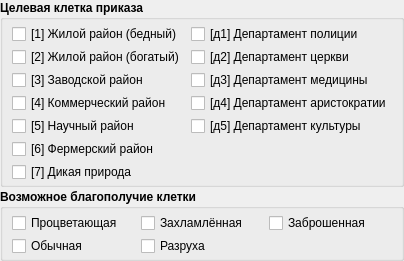
             <widget class="QWidget" name="wgt_patrol_order">
              <layout class="QVBoxLayout" name="verticalLayout_6">
               <property name="spacing">
                <number>2</number>
               </property>
               <property name="leftMargin">
                <number>0</number>
               </property>
               <property name="topMargin">
                <number>0</number>
               </property>
               <property name="rightMargin">
                <number>0</number>
               </property>
               <property name="bottomMargin">
                <number>0</number>
               </property>
               <item>
                <widget class="QGroupBox" name="grp_hexagon_type">
                 <property name="minimumSize">
                  <size>
                   <width>0</width>
                   <height>0</height>
                  </size>
                 </property>
                 <property name="font">
                  <font>
                   <weight>75</weight>
                   <bold>true</bold>
                  </font>
                 </property>
                 <property name="title">
                  <string>Целевая клетка приказа</string>
                 </property>
                 <property name="checkable">
                  <bool>false</bool>
                 </property>
                 <property name="checked">
                  <bool>false</bool>
                 </property>
                 <layout class="QFormLayout" name="formLayout_2">
                  <property name="verticalSpacing">
                   <number>3</number>
                  </property>
                  <property name="topMargin">
                   <number>4</number>
                  </property>
                  <property name="bottomMargin">
                   <number>2</number>
                  </property>
                  <item row="0" column="0">
                   <widget class="QCheckBox" name="hex_poor_resident">
                    <property name="font">
                     <font>
                      <weight>50</weight>
                      <bold>false</bold>
                     </font>
                    </property>
                    <property name="text">
                     <string>[1] Жилой район (бедный)</string>
                    </property>
                   </widget>
                  </item>
                  <item row="0" column="1">
                   <widget class="QCheckBox" name="hex_police">
                    <property name="font">
                     <font>
                      <weight>50</weight>
                      <bold>false</bold>
                     </font>
                    </property>
                    <property name="text">
                     <string>[д1] Департамент полиции</string>
                    </property>
                   </widget>
                  </item>
                  <item row="1" column="0">
                   <widget class="QCheckBox" name="hex_rich_resident">
                    <property name="font">
                     <font>
                      <weight>50</weight>
                      <bold>false</bold>
                     </font>
                    </property>
                    <property name="text">
                     <string>[2] Жилой район (богатый)</string>
                    </property>
                   </widget>
                  </item>
                  <item row="1" column="1">
                   <widget class="QCheckBox" name="hex_church">
                    <property name="font">
                     <font>
                      <weight>50</weight>
                      <bold>false</bold>
                     </font>
                    </property>
                    <property name="text">
                     <string>[д2] Департамент церкви</string>
                    </property>
                   </widget>
                  </item>
                  <item row="2" column="0">
                   <widget class="QCheckBox" name="hex_works">
                    <property name="font">
                     <font>
                      <weight>50</weight>
                      <bold>false</bold>
                     </font>
                    </property>
                    <property name="text">
                     <string>[3] Заводской район</string>
                    </property>
                   </widget>
                  </item>
                  <item row="2" column="1">
                   <widget class="QCheckBox" name="hex_medicine">
                    <property name="font">
                     <font>
                      <weight>50</weight>
                      <bold>false</bold>
                     </font>
                    </property>
                    <property name="text">
                     <string>[д3] Департамент медицины</string>
                    </property>
                   </widget>
                  </item>
                  <item row="3" column="0">
                   <widget class="QCheckBox" name="hex_commercial">
                    <property name="font">
                     <font>
                      <weight>50</weight>
                      <bold>false</bold>
                     </font>
                    </property>
                    <property name="text">
                     <string>[4] Коммерческий район</string>
                    </property>
                   </widget>
                  </item>
                  <item row="3" column="1">
                   <widget class="QCheckBox" name="hex_aristocracy">
                    <property name="font">
                     <font>
                      <weight>50</weight>
                      <bold>false</bold>
                     </font>
                    </property>
                    <property name="text">
                     <string>[д4] Департамент аристократии</string>
                    </property>
                   </widget>
                  </item>
                  <item row="4" column="0">
                   <widget class="QCheckBox" name="hex_science">
                    <property name="font">
                     <font>
                      <weight>50</weight>
                      <bold>false</bold>
                     </font>
                    </property>
                    <property name="text">
                     <string>[5] Научный район</string>
                    </property>
                   </widget>
                  </item>
                  <item row="4" column="1">
                   <widget class="QCheckBox" name="hex_culture">
                    <property name="font">
                     <font>
                      <weight>50</weight>
                      <bold>false</bold>
                     </font>
                    </property>
                    <property name="text">
                     <string>[д5] Департамент культуры</string>
                    </property>
                   </widget>
                  </item>
                  <item row="5" column="0">
                   <widget class="QCheckBox" name="hex_farmer">
                    <property name="font">
                     <font>
                      <weight>50</weight>
                      <bold>false</bold>
                     </font>
                    </property>
                    <property name="text">
                     <string>[6] Фермерский район</string>
                    </property>
                   </widget>
                  </item>
                  <item row="6" column="0">
                   <widget class="QCheckBox" name="hex_wild_land">
                    <property name="font">
                     <font>
                      <weight>50</weight>
                      <bold>false</bold>
                     </font>
                    </property>
                    <property name="text">
                     <string>[7] Дикая природа</string>
                    </property>
                   </widget>
                  </item>
                 </layout>
                </widget>
               </item>
               <item>
                <widget class="QGroupBox" name="grp_hexagon_welfare">
                 <property name="maximumSize">
                  <size>
                   <width>16777215</width>
                   <height>90</height>
                  </size>
                 </property>
                 <property name="font">
                  <font>
                   <weight>75</weight>
                   <bold>true</bold>
                  </font>
                 </property>
                 <property name="title">
                  <string>Возможное благополучие клетки</string>
                 </property>
                 <property name="checkable">
                  <bool>false</bool>
                 </property>
                 <property name="checked">
                  <bool>false</bool>
                 </property>
                 <layout class="QGridLayout" name="gridLayout">
                  <property name="topMargin">
                   <number>4</number>
                  </property>
                  <property name="bottomMargin">
                   <number>2</number>
                  </property>
                  <property name="verticalSpacing">
                   <number>3</number>
                  </property>
                  <item row="0" column="0">
                   <widget class="QCheckBox" name="hex_welfare_prosper">
                    <property name="font">
                     <font>
                      <weight>50</weight>
                      <bold>false</bold>
                     </font>
                    </property>
                    <property name="text">
                     <string>Процветающая</string>
                    </property>
                   </widget>
                  </item>
                  <item row="0" column="1">
                   <widget class="QCheckBox" name="hex_welfare_cluttered">
                    <property name="font">
                     <font>
                      <weight>50</weight>
                      <bold>false</bold>
                     </font>
                    </property>
                    <property name="text">
                     <string>Захламлённая</string>
                    </property>
                   </widget>
                  </item>
                  <item row="0" column="2">
                   <widget class="QCheckBox" name="hex_welfare_abandoned">
                    <property name="font">
                     <font>
                      <weight>50</weight>
                      <bold>false</bold>
                     </font>
                    </property>
                    <property name="text">
                     <string>Заброшенная</string>
                    </property>
                   </widget>
                  </item>
                  <item row="1" column="0">
                   <widget class="QCheckBox" name="hex_welfare_normal">
                    <property name="font">
                     <font>
                      <weight>50</weight>
                      <bold>false</bold>
                     </font>
                    </property>
                    <property name="text">
                     <string>Обычная</string>
                    </property>
                   </widget>
                  </item>
                  <item row="1" column="1">
                   <widget class="QCheckBox" name="hex_welfare_devastation">
                    <property name="font">
                     <font>
                      <weight>50</weight>
                      <bold>false</bold>
                     </font>
                    </property>
                    <property name="text">
                     <string>Разруха</string>
                    </property>
                   </widget>
                  </item>
                 </layout>
                </widget>
               </item>
              </layout>
             </widget>
